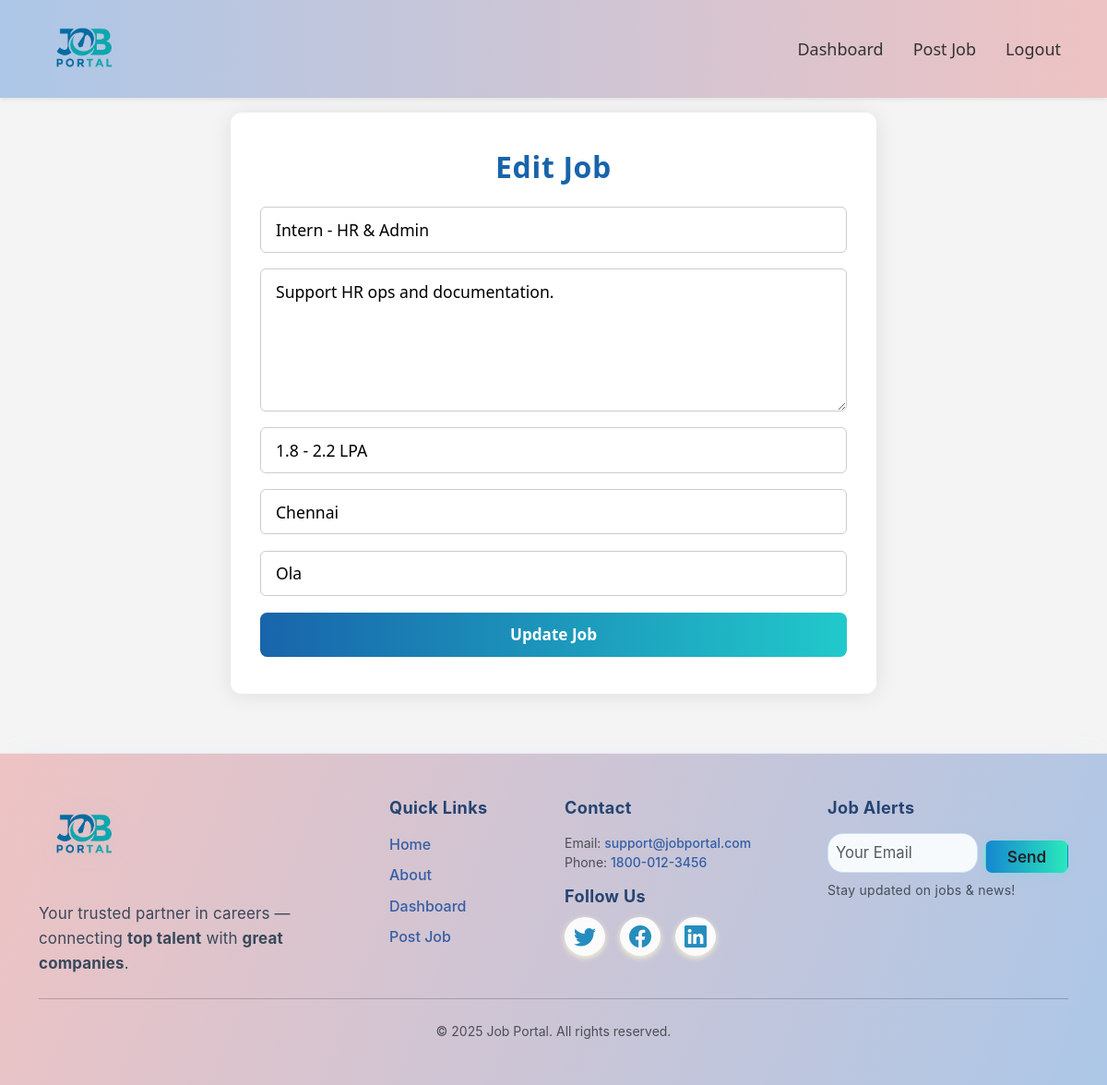
Screenshot of /edit-job/6 (signed in) with the database file from the repository.
### app.py (models this page shows)
class Job(db.Model):
    id = db.Column(db.Integer, primary_key=True)
    title = db.Column(db.String(100))
    description = db.Column(db.Text)
    salary = db.Column(db.String(20))
    location = db.Column(db.String(50))
    company = db.Column(db.String(50))
    employer_id = db.Column(db.Integer, db.ForeignKey('user.id'))  # Relation to employer (User)

### app.py (the view, shortened to what this page needs)
@app.route('/edit-job/<int:job_id>', methods=['GET', 'POST'])
@login_required
def edit_job(job_id):
    if session['role'] != 'employer':
        return redirect(url_for('login'))
    job = Job.query.get_or_404(job_id)
    if job.employer_id != session['user_id']:
        return "❌ Unauthorized access", 403
    return render_template('edit_job.html', job=job)

### app.py (called while the page is built)
def login_required(f):
    @wraps(f)
    def decorated(*args, **kwargs):
        if 'user_id' not in session:
            return redirect(url_for('login'))  # Redirect unauthorized users to login
        return f(*args, **kwargs)
    return decorated

### templates/edit_job.html (shortened to what this page needs)
{% extends 'base.html' %}
{% block content %}
<div class="editjob-container">
    <div class="editjob-box">
        <h2>Edit Job</h2>
        <form method="POST" autocomplete="off">
            <input type="text" name="title" placeholder="Job Title" value="{{ job.title }}" required>
            <textarea name="description" placeholder="Job Description" rows="5"
                required>{{ job.description }}</textarea>
            <input type="text" name="salary" placeholder="Salary" value="{{ job.salary }}" required>
            <input type="text" name="location" placeholder="Location" value="{{ job.location }}" required>
            <input type="text" name="company" placeholder="Company Name" value="{{ job.company }}" required>
            <button type="submit">Update Job</button>
        </form>
    </div>
</div>
{% endblock %}

### static/css/styles.css (style rules this page uses)
body { font-family: Arial, sans-serif; background-color: #f4f4f4 !important; margin: 0; padding: 0; }
* { margin: 0; padding: 0; box-sizing: border-box; }
body { font-family: 'Segoe UI', Tahoma, Geneva, Verdana, sans-serif; }
h1, h2, h3 { color: #333; }
input, select, textarea { width: 100%; padding: 10px; margin-bottom: 15px; border: 1px solid #ccc; border-radius: 5px; }
button { padding: 10px 20px; background-color: #333; color: white; border: none; border-radius: 5px; }
h2, h3 { color: #1864ab; font-weight: 800; margin-bottom: 1.3rem; letter-spacing: 0.02em; }
.action-btn, .btn, button[type="submit"] { font-weight: 600; font-size: 1.07rem !important; transition: background 0.14s, color 0.10s, border 0.12s; border-radius: 7.5px !important; min-width: 90px; }
.editjob-container { min-height: 60vh; display: flex; justify-content: center; align-items: center; padding: 1rem; width: 90%; max-width: 900px; margin: 0 auto; }
.editjob-box { background: #fff; padding: 2.5rem 2rem; border-radius: 12px; box-shadow: 0 2px 24px rgba(0, 0, 0, 0.09); width: 100%; max-width: 700px; box-sizing: border-box; animation: fadeInUp 0.5s ease forwards; }
.editjob-box h2 { text-align: center; margin-bottom: 1.5rem; font-weight: 700; font-size: 2rem; color: #1864ab; }
.editjob-box input[type="text"], .editjob-box textarea { display: block; width: 100%; margin-bottom: 1.2rem; padding: 0.75rem 1rem; border: 1.2px solid #ccc; border-radius: 6px; font-size: 1.1rem; font-family: inherit; resize: vertical; transition: border-color 0.2s ease; }
.editjob-box button { width: 100%; padding: 0.75rem; background: linear-gradient(90deg, #1864ab 0%, #21c9cb 100%); color: #fff; border: none; border-radius: 6px; font-weight: 700; font-size: 1.12rem; cursor: pointer; transition: background 0.3s ease, transform 0.15s ease; }

### templates/edit_job.html (style rules this page uses)
.editjob-container { min-height: 60vh; display: flex; justify-content: center; align-items: center; padding: 1rem; }
.editjob-box { background: #fff; padding: 2.5rem 2rem; border-radius: 12px; box-shadow: 0 2px 24px rgba(0, 0, 0, 0.09); width: 100%; max-width: 700px; }
.editjob-box h2 { text-align: center; margin-bottom: 1.5rem; font-weight: bold; }
.editjob-box input[type="text"], .editjob-box textarea { display: block; width: 100%; margin-bottom: 1.1rem; padding: 0.65rem 1rem; border: 1px solid #ccc; border-radius: 6px; font-size: 1.1rem; resize: vertical; }
.editjob-box button { width: 100%; padding: 0.7rem; background-color: #1864ab; color: #fff; border: none; border-radius: 6px; font-weight: bold; font-size: 1.08rem; cursor: pointer; transition: background 0.15s; }

### rows the page displays
Job: title "Intern - HR & Admin", description "Support HR ops and documentation.", salary "1.8 - 2.2 LPA", location "Chennai", company "Ola"

### other values shown
{{ 2025 }} "2025"
